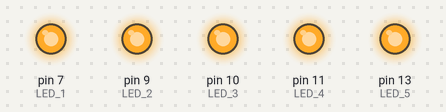
A sketch run on a simulated Arduino Uno, built with avr-gcc and run on an emulated ATmega328P. Shown: output pins drawn as LEDs (lit = HIGH).

Above: at 0.5 s.
At 3.5 s:
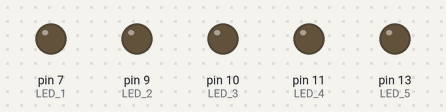
Timing chart, 0 to 4.6 s (numbered marks = the images above):
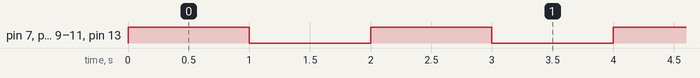

Measured:
- by itself, pin 7 (LED_1), pin 9 (LED_2), pin 10 (LED_3), pin 11 (LED_4), pin 13 (LED_5): alternates HIGH for 1.0 s and LOW for 1.0 s

The sketch:

sketch_apr25b.ino
```cpp
const int LED_1 = 7;
const int LED_2 = 9;
const int LED_3 = 10;
const int LED_4 = 11;
const int LED_5 = 13;

const int WAIT_PERIOD = 1000;

void setup() {
  // put your setup code here, to run once:

  pinMode(LED_1, OUTPUT);
  pinMode(LED_2, OUTPUT);
  pinMode(LED_3, OUTPUT);
  pinMode(LED_4, OUTPUT);
  pinMode(LED_5, OUTPUT);


}

void loop() {
  // put your main code here, to run repeatedly:

  digitalWrite(LED_1, HIGH);
  digitalWrite(LED_2, HIGH);
  digitalWrite(LED_3, HIGH);
  digitalWrite(LED_4, HIGH);
  digitalWrite(LED_5, HIGH);
  delay(WAIT_PERIOD);
  digitalWrite(LED_1, LOW);
  digitalWrite(LED_2, LOW);
  digitalWrite(LED_3, LOW);
  digitalWrite(LED_4, LOW);
  digitalWrite(LED_5, LOW);
  delay(WAIT_PERIOD);

}
```
